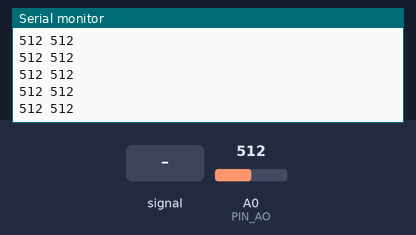
Bench run of a sketch on a simulated Arduino Uno, built with avr-gcc and run on an emulated ATmega328P. Shown: the last lines printed to the serial monitor. Inputs (shaded band) come from the test bench; at power-on: A0 (PIN_AO) = 512.

Above: at 1.2 s.
1.3 s: A0 (PIN_AO) fed a 200 Hz sine of ±81 counts around its level
At 1.9 s:
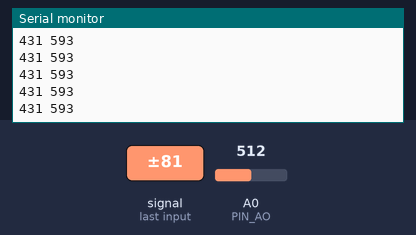
2.8 s: A0 (PIN_AO) set to 716
At 3.7 s:
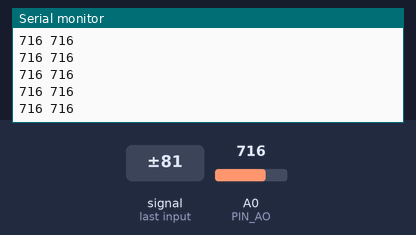
4.3 s: A0 (PIN_AO) fed a 1000 Hz sine of ±255 counts around its level
At 5.3 s:
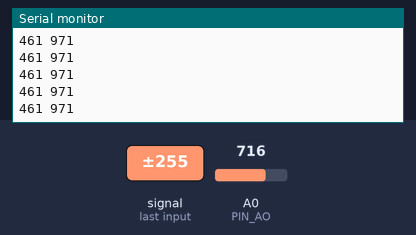
5.8 s: A0 (PIN_AO) set to 900
At 6.3 s:
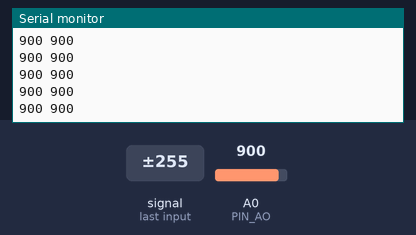
Timing chart, 0 to 8.3 s (numbered marks = the images above; inputs shaded):
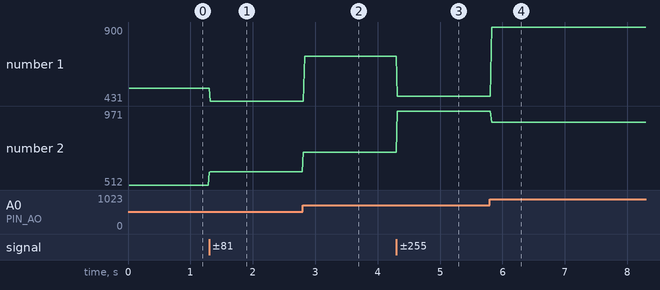

The sketch:

serial_plotter.ino
```cpp
// Quick Diagnostic for X-TSL1401 with Serial Plotter
const int PIN_SI=8, PIN_CLK=9, PIN_AO=A0;
unsigned long EXPOSURE_US = 3000;
const int CLK_DELAY_US = 2;
int vbuf[128];

void pulseCLK(){
  digitalWrite(PIN_CLK,HIGH); delayMicroseconds(CLK_DELAY_US);
  digitalWrite(PIN_CLK,LOW);  delayMicroseconds(CLK_DELAY_US);
}

void beginScan(){
  digitalWrite(PIN_SI, HIGH);
  digitalWrite(PIN_CLK, HIGH);
  delayMicroseconds(CLK_DELAY_US);
  digitalWrite(PIN_CLK, LOW);
  digitalWrite(PIN_SI, LOW);
  delayMicroseconds(CLK_DELAY_US);
}

void setup(){
  pinMode(PIN_SI,OUTPUT); pinMode(PIN_CLK,OUTPUT);
  pinMode(PIN_AO,INPUT);
  digitalWrite(PIN_SI,LOW); digitalWrite(PIN_CLK,LOW);
  analogReference(DEFAULT);
  Serial.begin(115200);
}

void loop(){
  delayMicroseconds(EXPOSURE_US);
  beginScan();

  // 첫 픽셀 버림
  pulseCLK(); analogRead(PIN_AO);

  int vmin=1023, vmax=0;
  for(int i=0;i<128;i++){
    digitalWrite(PIN_CLK,HIGH); delayMicroseconds(CLK_DELAY_US);
    digitalWrite(PIN_CLK,LOW);  delayMicroseconds(CLK_DELAY_US);
    int v = analogRead(PIN_AO);
    vbuf[i]=v;
    if(v<vmin)vmin=v; if(v>vmax)vmax=v;
  }

  // === Serial Plotter용 출력 ===
  Serial.print(vmin); Serial.print(" "); Serial.println(vmax);

  // 자동 노출
  if(vmax>980 && EXPOSURE_US>200) EXPOSURE_US/=2;
  else if(vmax<200 && EXPOSURE_US<30000) EXPOSURE_US*=2;
}
```

Measured:
- after the input at 1.3 s, the serial monitor: prints a new line at once (image 1)
- after the input at 2.8 s, the serial monitor: prints a new line at once (image 2)
- after the input at 4.3 s, the serial monitor: prints a new line at once (image 3)
- after the input at 5.8 s, the serial monitor: prints a new line at once (image 4)
- plotted number 1: 512 → 431 after the input at 1.3 s, 431 → 716 after the input at 2.8 s, 716 → 461 after the input at 4.3 s, 461 → 900 after the input at 5.8 s
- plotted number 2: 512 → 593 after the input at 1.3 s, 593 → 716 after the input at 2.8 s, 716 → 971 after the input at 4.3 s, 971 → 900 after the input at 5.8 s
